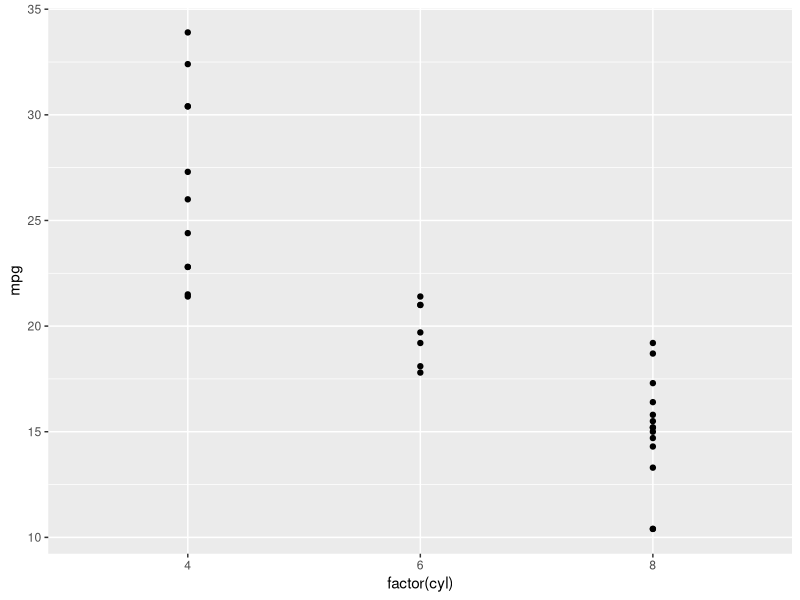
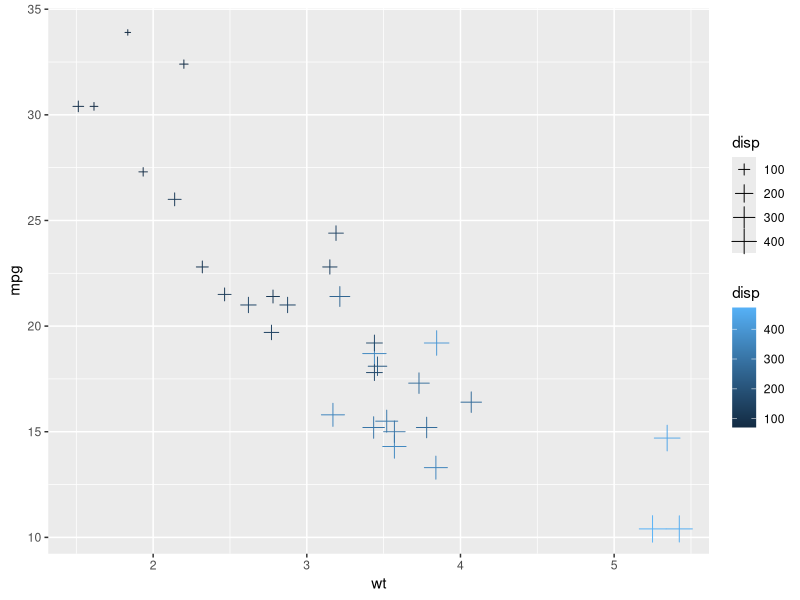
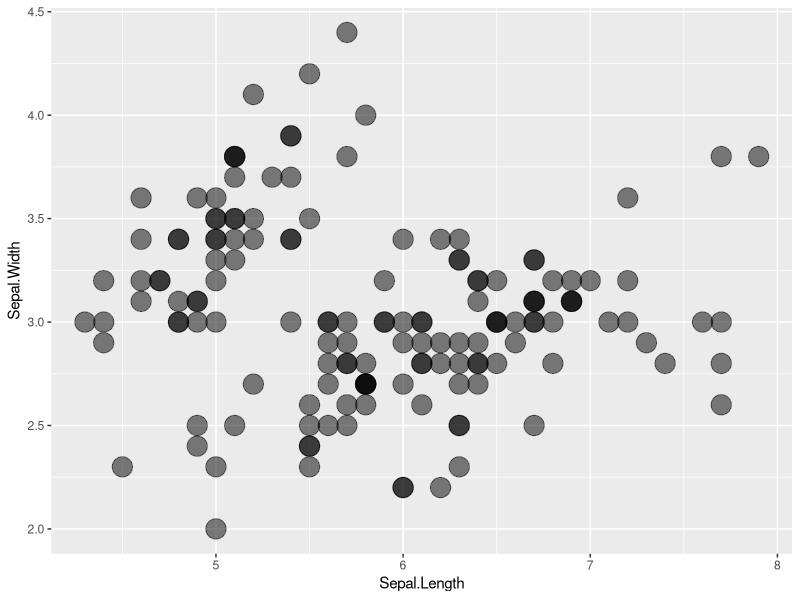
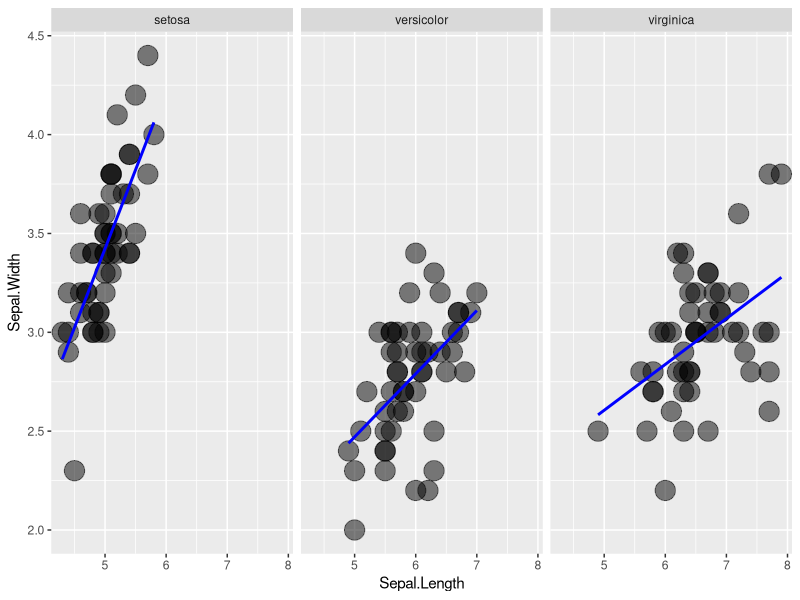
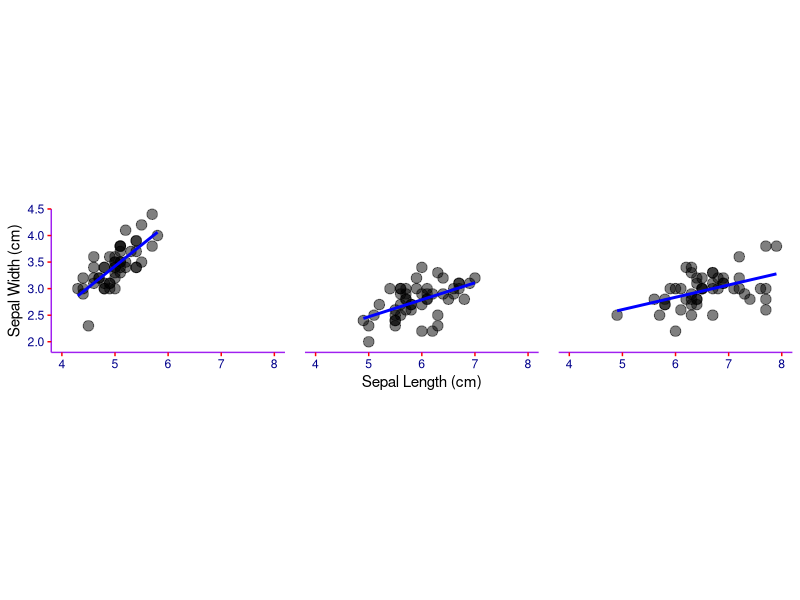
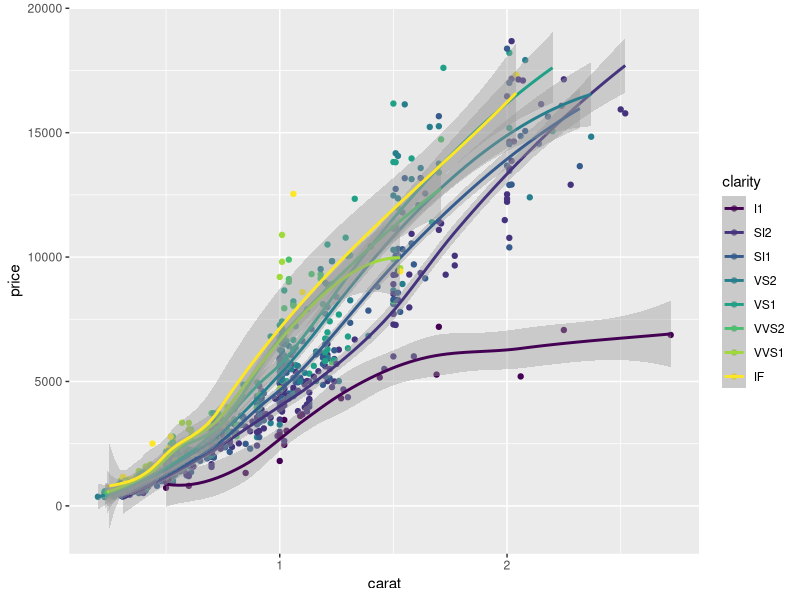
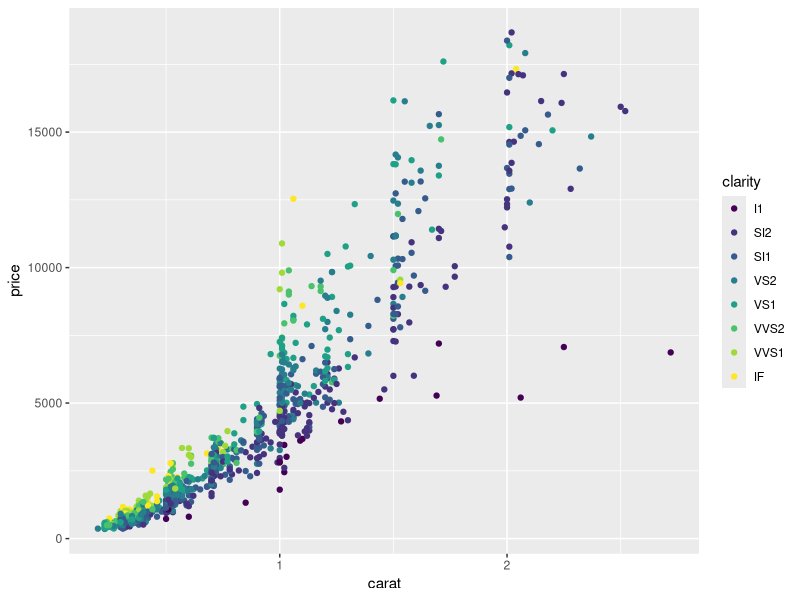
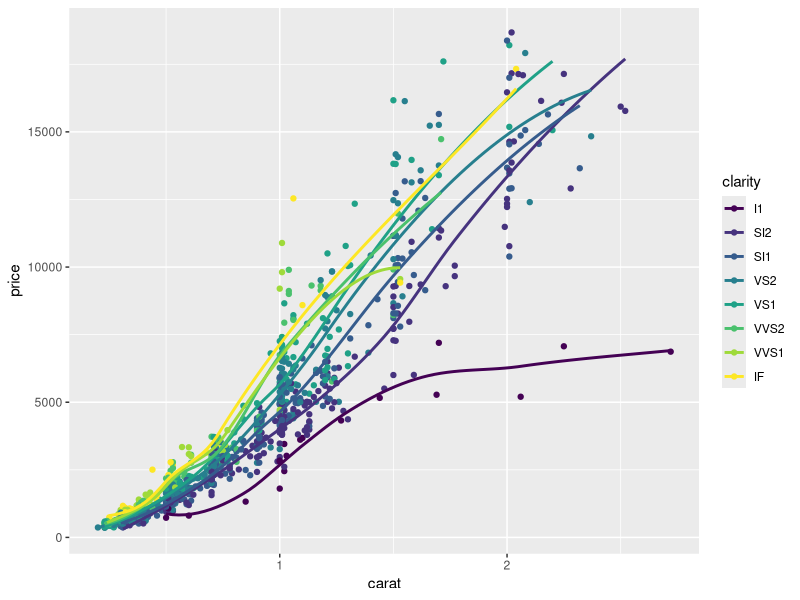

Write the R code that produced these figures, in order. (Note: this script raises an error after producing the figures.)
library(ggplot2)
library(dplyr)

#This shows all of the pre-installed data sets from a few packages (gapminder, MASS,, datasets, ggplot2, dplyr)
data()

#Loads in mtcars data set
data(mtcars)

#Cylinder is actually categorical (only 4,6,8) but without factor() is plotted as numeric (4,5,6,7,8)
ggplot(mtcars, aes(x=factor(cyl), y=mpg)) + geom_point()
#------------------------------------------------------------------------------------------------------
ggplot(mtcars, aes(x=wt, y=mpg, color=disp, size=disp)) + geom_point(shape=3)

#Loads in iris data set
data(iris)                                                                        #LAYER 1 - Data
names(iris)

#Jitter adds a small amount of random variation to the location of each point

ggplot(iris, aes(x=Sepal.Length, y=Sepal.Width)) + 
        geom_point(shape=20, alpha=.5, size=10) 
#------------------------------------------------------------------------------------------------------
#se = standard error

ggplot(iris, aes(x=Sepal.Length, y=Sepal.Width)) + 
        geom_point(shape=20, alpha=.5, size=10) +
        facet_grid(.~ Species) +                                                  
        stat_smooth(method='lm', se=FALSE, color='blue')
#------------------------------------------------------------------------------------------------------
ggplot(iris, aes(x=Sepal.Length, y=Sepal.Width)) +                                #LAYER 2 - Aesthetics
       geom_point(shape=20, alpha=.5, size=5) +                                   #LAYER 3 - Geometries
       facet_grid(.~Species) +                                                    #LAYER 4 - Facets
       geom_smooth(method="lm", se=FALSE, color='blue') +                         #LAYER 5 - Statistics
       scale_y_continuous("Sepal Width (cm)", limits=c(1.8,4.5), expand=c(0,0)) + #LAYER 6 - Coordinates
       scale_x_continuous("Sepal Length (cm)", limits=c(4,8)) +                   #LAYER 7 - Theme
       coord_equal() +
       theme( axis.line = element_line(color="purple"),
              axis.text = element_text(color="darkblue"),
              axis.ticks = element_line(color = "red"),
              
              legend.background = element_blank(),
              legend.key = element_blank(),
              
              panel.background = element_blank(),
              panel.grid.major = element_blank(),
              panel.grid.minor = element_blank(),
              panel.spacing = unit(1, "lines"),
             
              plot.background = element_blank(),
             
              strip.background = element_blank(),
              strip.text = element_blank()
             )                        
#------------------------------------------------------------------------------------------------------
data("diamonds")

glimpse(diamonds)
names(diamonds)

#Randomly sampling 1000 rows to make data quicker to plot and analyze
diamonds <- diamonds %>% sample_n(., size=1000)

ggplot(diamonds, aes(x=carat, y=price, color=clarity)) + 
        geom_point() + 
        geom_smooth(method='loess') #Locally estimated scatterplot smoothing
#------------------------------------------------------------------------------------------------------

ggplot(diamonds, aes(x=carat, y=price, color=clarity)) + geom_point()
#------------------------------------------------------------------------------------------------------
ggplot(diamonds, aes(x=carat, y=price)) + 
      geom_point(aes(color=clarity)) +
      geom_smooth(aes(color=clarity), se=FALSE)

#------------------------------------------------------------------------------------------------------
#------------------------------------------------------------------------------------------------------
#Base R Plotting
plot(iris$Sepal.Length, iris$Sepal.Width)


#Having tidy data will enable better visualizations

             #Aesthetics in aesthetic layer         #Attributes in geometric layer
ggplot(iris, aes(x=Sepal.Length, y=Sepal.Width)) + 
        geom_point(aes(color=Species))


#Color - changes outline of point
#Fill - changes inside of point

#Shape: 19 - Solid Dot
#       1 - Hollow Dot
#       16 - Solid Dot no outline
#       21 - both fill and outline

#Shapes 1-20 only accept color
#Shapres 21-25
ggplot(iris, aes(x=Sepal.Length, y=Sepal.Width)) + 
        geom_point(aes(color=Species), shape=21, size=10, fill='lightblue') +
        geom_text(label=Sepal.Length)

#------------------------------------------------------------------------------------------------------
#Mapping (variable = variable) requires an aesthetic "aes()"
ggplot(mtcars, aes(x=wt, y=mpg, size=cyl)) + geom_point()
ggplot(mtcars, aes(x=wt, y=mpg, alpha=cyl)) + geom_point()
ggplot(mtcars, aes(x=wt, y=mpg, shape=cyl)) + geom_point()
ggplot(mtcars, aes(x=wt, y=mpg, label=cyl)) + geom_point() + geom_text()

#This version won't work since it was not correctly mapped:
#ggplot(mtcars, aes(x=wt, y=mpg)) + geom_point(size=cyl)

ggplot(mtcars, aes(x=wt, y=mpg)) + 
    geom_point(size=20, color="yellow", fill='black') + 
    geom_text(aes(label=cyl))

#------------------------------------------------------------------------------------------------------
#Here the attribute color is overwriting the aesthetic color WRONG WAY
my_color <- "#4ABEFF"
ggplot(mtcars, aes(x=wt, y=mpg, color=cyl)) + 
        geom_point(color=my_color)

#Here there is no overwriting, but independent setting of outline and insider RIGHT WAY
ggplot(mtcars, aes(x=wt, y=mpg, fill=factor(cyl))) + 
      geom_point(color=my_color, size=10, shape=23)

#------------------------------------------------------------------------------------------------------
ggplot(mtcars, aes(x = wt, y = mpg, fill = cyl)) +
        geom_point() + 
        geom_text(aes(label=rownames(mtcars)),color='red')

#------------------------------------------------------------------------------------------------------
ggplot(mtcars, aes(x=mpg, y=qsec, color=factor(cyl), shape=factor(am))) +
       geom_point()


ggplot(mtcars, aes(x=mpg, y=qsec, color=factor(cyl), shape=factor(am), size=(hp/wt))) + 
       geom_point()
#------------------------------------------------------------------------------------------------------
#position = "identity" i s the default

pos_jit <- position_jitter(width=.1)

#OKAY WAY
ggplot(iris, aes(x=Sepal.Length, y=Sepal.Width, color=Species)) +
      geom_point(position='jitter')

#OR 
#BEST WAY-------------------------------------------
ggplot(iris, aes(x=Sepal.Length, y=Sepal.Width, color=Species)) +
  geom_point(position=pos_jit) +
  scale_x_continuous("Sepal Length",breaks = seq(2,3,8)) +
  scale_color_discrete(labels=c("Toast", "Butter", "Flamenco"))

#To change labels, can also use "labs":
ggplot(iris, aes(x=Sepal.Length, y=Sepal.Width, color=Species)) +
  geom_point(position=pos_jit) +
  scale_x_continuous("Sepal Length",breaks = seq(2,3,8)) +
  labs(x='Yinzers', y="Taquitos", color="Caraca velho!")

#Categorical factors = {factor, discrete, categorical} SAME THING

#SCALE Functions          +  TYPE of DATA
# scale_x_                    continuous / discrete
# scale_y_
# scale_color
# scale_fill
# scale_shape
# scale_linetype

------------------------------------------------------------------------------------------------------
cyl_am <- ggplot(mtcars, aes(x = factor(cyl), fill = factor(am)))
cyl_am

#default position="stack"
cyl_am + geom_bar() 
#------------------------------------------------------------------------------------------------------
#Shows proportion
cyl_am + geom_bar(position ="fill") 
#------------------------------------------------------------------------------------------------------
#Shows normal bars side-by-side
cyl_am + geom_bar(position="dodge") #default position="stack"
#------------------------------------------------------------------------------------------------------

val = c("#E41A1C", "#377EB8")
lab = c("Manual", "Automatic")

#Scale in this case just has to do with labels
cyl_am + geom_bar(position = "dodge") +
    scale_x_discrete("Cylinders") + 
    scale_y_continuous("Number") +
    scale_fill_manual("Transmission", values = val, labels = lab) 
#------------------------------------------------------------------------------------------------------
#Graphs of univariate data - no y axis, but also not a histogram
ggplot(mtcars, aes(x = mpg, y=0)) + geom_jitter()

# 2 - Add function to change y axis limits
ggplot(mtcars, aes(x = mpg, y=0)) + 
    geom_jitter() + 
    scale_y_continuous(limits=c(-2,2))

#------------------------------------------------------------------------------------------------------
#Base R Way #pch is equivalent to shape in ggplot2
stripchart(mtcars$mpg, xlim = c(5,49), col="blue", pch=5)

#------------------------------------------------------------------------------------------------------

#MORE GEOMS 
#------------------------------------------------------------------------------------------------------
#Lines

ggplot(mtcars, aes(x = mpg, y=0)) + 
        geom_jitter(shape=1, width=.01) + 
        geom_vline(aes(xintercept = 20), color="red", linetype = 2) +
        geom_hline(aes(yintercept = .23), color="blue", size=10, alpha=.4, linetype=5) +
      geom_abline(intercept=5, slope=20)

ggplot(iris, aes(x = Sepal.Length, y=Sepal.Width)) + 
  geom_jitter(shape=1, width=.01) + 
  geom_vline(aes(xintercept = 20), color="red", linetype = 2) +
  geom_hline(aes(yintercept = .23), color="blue", size=10, alpha=.4, linetype=5) +
  geom_abline(intercept=1, slope=.2)
#------------------------------------------------------------------------------------------------------
#Histograms

ggplot(iris, aes(x=Sepal.Width, fill=Species)) + 
      geom_histogram(bins = 50, binwidth = .05)

#Using the .. before and after to indicate internal data frame
#For density histograms = proportional frequency 
# Example 1
ggplot(iris, aes(x=Sepal.Width, fill=Species)) + 
      geom_histogram(aes(y=..density..), bins = 50, binwidth = .25, position="dodge") +
      scale_fill_brewer()

#Example 2
ggplot(mtcars, aes(x = mpg)) +
  geom_histogram(aes(y=..density.., ), binwidth=1, fill='#377EB8', color='black')


#Frequency polygon plots
ggplot(mtcars, aes(mpg,color=factor(cyl))) +
  geom_freqpoly( binwidth=1)

#Bars - for absolute counts or distributions)

# ggplot(msleep, aes(x=genus, fill=vore)) +
#   geom_bar(position = "fill") +
#   scale_fill_brewer()










